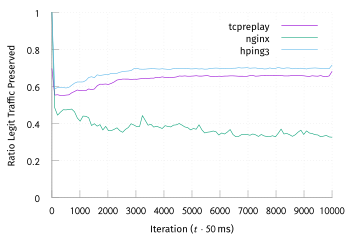

The gnuplot source for this figure:
set terminal tikz standalone color size 9cm,6cm font '\scriptsize' preamble '\usepackage{microtype} \usepackage[sfdefault]{FiraSans} \usepackage{newtxsf} \usepackage[T1]{fontenc} \renewcommand*\oldstylenums[1]{{\firaoldstyle #1}}\usepackage{siunitx}\sisetup{detect-all}'
set output "online-varyN-nginx-pres.tex"

load "parula.pal"

set style line 102 lc rgb '#a0a0a0' lt 1 lw 1
set border ls 102
set colorbox border 102
set key textcolor rgb "black"
set tics textcolor rgb "black"
set label textcolor rgb "black"

set border 3
set grid x y
set xtics nomirror
set ytics nomirror

#set key autotitle columnhead
set datafile separator ","

set xlabel "Iteration ($t \\cdot \\SI{50}{\\milli\\second}$)"
set ylabel "Ratio Legit Traffic Preserved"

set yrange [0.0:1.0]

plot '../results/online-2-avg.csv' u 1:3 w lines smooth sbezier title "tcpreplay", \
	'../results/online-2-avg-ng.csv' u 1:3 w lines smooth sbezier title "nginx", \
	'../results/a-udp-avg.csv' u 1:3 w lines smooth sbezier title "hping3"#, \
	#'../results/baseline-2-avg.csv' u 1:3 w lines smooth sbezier title "baseline-tcpreplay"
